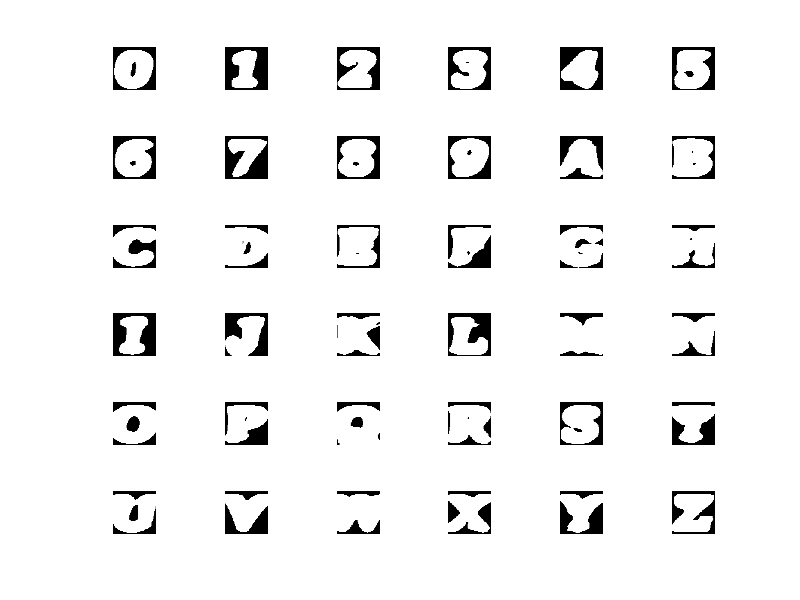
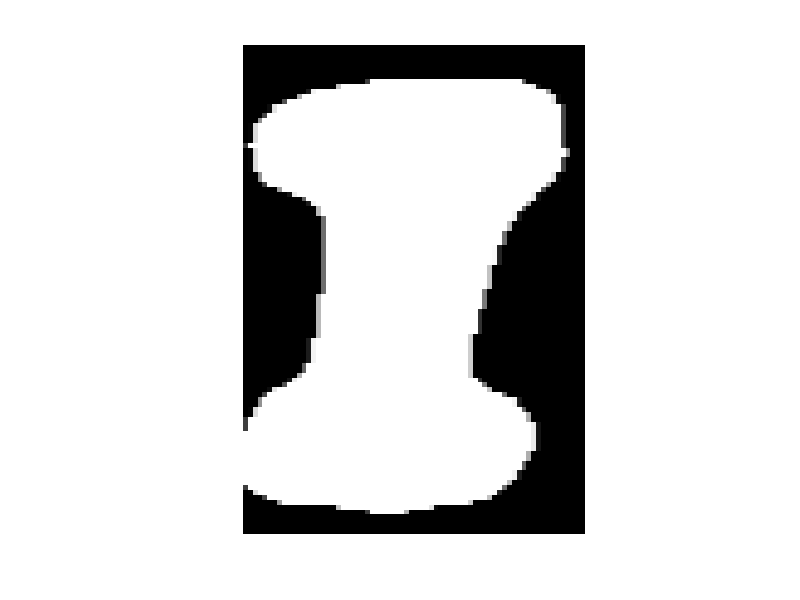

MATLAB code to generate these figures, in order:
% compute mask
clear;clc;close all;
ch='0123456789ABCDEFGHIJKLMNOPQRSTUVWXYZabcdefghijklmnopqrstuvwxyz_';

load('template')
template_01 = zeros(10000,36);
% load('template_01')
for i=1:36
%     subplot(6,6,i),imshow(reshape(template(:,i),100,100));
    idx = template(:,i) > 0.05;
    out = zeros(10000,1);
    out(idx) = 1;
    out = reshape(out,100,100);

%     out = template(:,i);
%     out = reshape(out,100,100);
    out = out(:,13:end-12);
    out = imresize(out,[100 100]);
    template_01(:,i) = out(:);
    subplot(6,6,i),imshow(reshape(template_01(:,i),100,100));
end
out2 = template_01(:,19);
out2 = reshape(out2,100,100);
out2 = out2(:,16:end-15);
figure;imshow(out2);
out2 = imresize(out2,[100 100]);
template_01(:,19) = out2(:);

% normalize tempalte to [0,1]
template_01 = template_01 + 0.01;
template_01 = template_01 / max(template_01(:));
save('template_01','template_01');